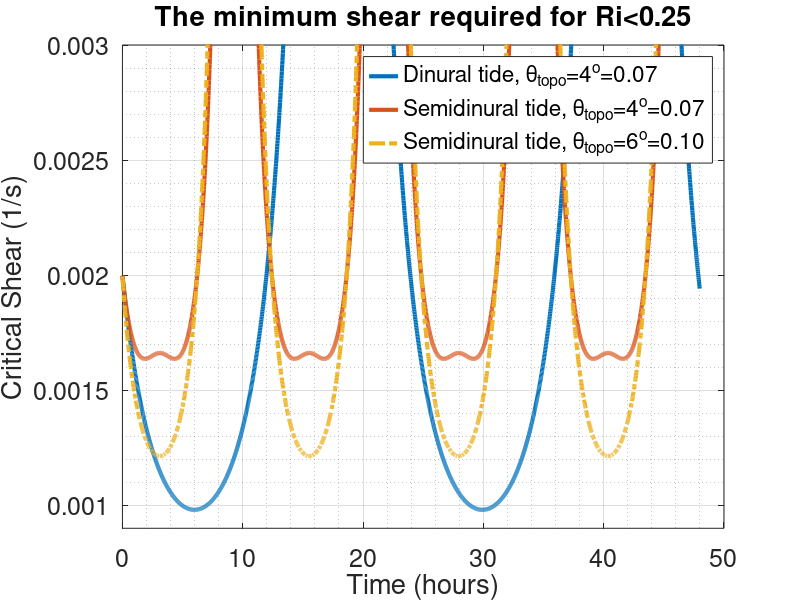

MATLAB code for this plot: (Note: this script raises an error after producing the figure.)

clear;close all;

%%%%%%%%%%%%%%%%%%%%%%%%%%%%%%%%%%%%%%%%
%%%%%%% Calculate Critical Shear %%%%%%%
%%%%%%%%%%%%%%%%%%%%%%%%%%%%%%%%%%%%%%%%
%%% Assume cross-canyon velocity is comparable to along-canyon velocity
%%%%%%%%%%%%%%%%%%%%%%%%%%%%%%%%%%%%%%%%

topo_slope = 4;
topo_slope_radian = 4/180*pi;
cos_slope = cosd(topo_slope);
sin_slope = sind(topo_slope);
tan_slope = tand(topo_slope);
N2_const = 1e-6;
f0 = 1.18e-4;

pi_const = 3.141592653589793;
% Ttide = 43200;
% Ttide = 12.4206012*3600;
Ttide = 23.93447213*3600;
omega = 2*pi_const/Ttide;

Ric = 0.25; %%% Critical Richardson number
% Ric = 0.1;

Sc = omega/tan_slope;  %%% Critical shear predicted by the linear theory when N^2 receaches zero
d = N2_const*cos_slope/Ric; %%% Define a constant

Bu = N2_const*topo_slope_radian^2/f0^2; %%% Slope Burger Number

%%% Two solutions for the quadratic equation
S1 = -d/2/Sc - 1/2*sqrt((d/Sc)^2+4*d)
S2 = -d/2/Sc + 1/2*sqrt((d/Sc)^2+4*d)
S3 = d/2/Sc + 1/2*sqrt((d/Sc)^2+4*d)
S4 = d/2/Sc - 1/2*sqrt((d/Sc)^2+4*d)


4*omega^2*Ric*cos_slope/N2_const/sin_slope^2


%%
%%%%%%%%%%%%%%%%%%%%%%%%%%%%%%%%%%%%%%%%
%%%%%%% Calculate Critical Shear %%%%%%%
%%%%%%%%%%%%%%%%%%%%%%%%%%%%%%%%%%%%%%%%
%%% Assume cross-canyon velocity is zero
%%%%%%%%%%%%%%%%%%%%%%%%%%%%%%%%%%%%%%%%

N2_const = 1e-6;
f0 = 1.18e-4;
pi_const = 3.141592653589793;
Ric = 0.25; %%% Critical Richardson number
tt = 1:60:86400*2;

topo_slope = 4;
Ttide = 23.93447213*3600;
omega = 2*pi_const/Ttide;
a = Ric*(cos(omega*tt)).^2;
b = N2_const*sind(topo_slope)/omega*sin(omega*tt);
c = -N2_const*cosd(topo_slope);

SS1_k1 = (-b+sqrt(b.^2-4*a*c))/2./a;
SS2_k1 = (-b-sqrt(b.^2-4*a*c))/2./a;

topo_slope = 4;
Ttide = 12.4206012*3600;
omega = 2*pi_const/Ttide;
a = Ric*(cos(omega*tt)).^2;
b = N2_const*sind(topo_slope)/omega*sin(omega*tt);
c = -N2_const*cosd(topo_slope);

SS1_m2 = (-b+sqrt(b.^2-4*a*c))/2./a;
SS2_m2 = (-b-sqrt(b.^2-4*a*c))/2./a;

topo_slope = 10;
Ttide = 12.4206012*3600;
omega = 2*pi_const/Ttide;
a = Ric*(cos(omega*tt)).^2;
b = N2_const*sind(topo_slope)/omega*sin(omega*tt);
c = -N2_const*cosd(topo_slope);

SS1_m2_slope6 = (-b+sqrt(b.^2-4*a*c))/2./a;
SS2_m2_slope6 = (-b-sqrt(b.^2-4*a*c))/2./a;

fontsize = 18;
figure(1)
clf;set(gcf,'color','w');
plot(tt/3600,SS1_k1,'LineWidth',3)
hold on;
plot(tt/3600,SS1_m2,'LineWidth',3)
plot(tt/3600,SS1_m2_slope6,'-.','LineWidth',3)
ylim([0.9 3]*1e-3);
hold on;
grid on;grid minor;
legend('Dinural tide, \theta_{topo}=4^o=0.07',...
    'Semidinural tide, \theta_{topo}=4^o=0.07',...
    'Semidinural tide, \theta_{topo}=6^o=0.10')
set(gca,'Fontsize',fontsize);
xlabel('Time (hours)')
ylabel('Critical Shear (1/s)')
title('The minimum shear required for Ri<0.25')





%%
%%%%%%%%%%%%%%%%%%%%%%%%%%%%%%%%%%%%%%%%
%%%%%%% Calculate Critical Shear %%%%%%%
%%%%%%%%%%%%%%%%%%%%%%%%%%%%%%%%%%%%%%%%
%%% Assume cross-canyon velocity is 1/5 of the along-canyon velocity
%%%%%%%%%%%%%%%%%%%%%%%%%%%%%%%%%%%%%%%%

N2_const = 1e-6;
f0 = 1.18e-4;
pi_const = 3.141592653589793;
Ric = 0.25; %%% Critical Richardson number
tt = 1:60:86400*2;

v_frac = 1/2; %%% cross-canyon velocity is 1/5 of the along-canyon velocity


topo_slope = 4;
Ttide = 23.93447213*3600;
omega = 2*pi_const/Ttide;
a = Ric*((cos(omega*tt)).^2+v_frac^2*(sin(omega*tt)).^2);
b = N2_const*sind(topo_slope)/omega*sin(omega*tt);
c = -N2_const*cosd(topo_slope);

SS1_k1 = (-b+sqrt(b.^2-4*a*c))/2./a;
SS2_k1 = (-b-sqrt(b.^2-4*a*c))/2./a;

topo_slope = 4;
Ttide = 12.4206012*3600;
omega = 2*pi_const/Ttide;
a = Ric*((cos(omega*tt)).^2+v_frac^2*(sin(omega*tt)).^2);
b = N2_const*sind(topo_slope)/omega*sin(omega*tt);
c = -N2_const*cosd(topo_slope);

SS1_m2 = (-b+sqrt(b.^2-4*a*c))/2./a;
SS2_m2 = (-b-sqrt(b.^2-4*a*c))/2./a;

topo_slope = 6;
Ttide = 12.4206012*3600;
omega = 2*pi_const/Ttide;
a = Ric*((cos(omega*tt)).^2+v_frac^2*(sin(omega*tt)).^2);
b = N2_const*sind(topo_slope)/omega*sin(omega*tt);
c = -N2_const*cosd(topo_slope);

SS1_m2_slope6 = (-b+sqrt(b.^2-4*a*c))/2./a;
SS2_m2_slope6 = (-b-sqrt(b.^2-4*a*c))/2./a;

fontsize = 18;
figure(1)
clf;set(gcf,'color','w');
plot(tt/3600,SS1_k1,'LineWidth',3)
hold on;
plot(tt/3600,SS1_m2,'LineWidth',3)
plot(tt/3600,SS1_m2_slope6,'-.','LineWidth',3)
ylim([0.9 3]*1e-3);
hold on;
grid on;grid minor;
legend('Dinural tide, \theta_{topo}=4^o=0.07',...
    'Semidinural tide, \theta_{topo}=4^o=0.07',...
    'Semidinural tide, \theta_{topo}=6^o=0.10')
set(gca,'Fontsize',fontsize);
xlabel('Time (hours)')
ylabel('Critical Shear (1/s)')
title('The minimum shear required for Ri<0.25')





%%

ne =1;
load_all

% No = nDumps;
No =24

%%% Predicted tidal velocity, include the velocity shear
utide = zeros(No,Nr);
% u_shear = 9e-4;
shearProfile = ones(1,Nr);
for k=1:Nr
    if((zz(k)-zz(Nr))<h_shear)
        shearProfile(k) = (zz(k)-zz(Nr))/h_shear;
    end
end

for o=1:No
    nIter = dumpIters(o);
    time_s = nIter.*deltaT; %%% time in seconds
    utide(o,:) = amp_tide*sin(omega*time_s+0.25*pi)*shearProfile;
end

dz_uN_tide = zeros(1,Nr);
N2 = zeros(No,Nr);
tt = zeros(No,Nr);

% N2(1,:) = N2_const;
dt = 3600;
hab = zz(end)-zz;

for o=1:No
    uu_tide = squeeze(utide(o,:)); 
    uN_tide = uu_tide*N2_const*sin_slope;
    dz_uN_tide(2:Nr)=-diff(uN_tide)./delR(2:Nr);   %%% u-grid, upper level
    if(o>1)
        N2(o,:) = N2(o-1,:)-dz_uN_tide*dt;
    end
    tt(o,:) = N2(o,:)/gravity/tAlpha.*hab;
end

figure(1)
pcolor(N2');axis ij;shading flat;colorbar;colormap(redblue);
% clim([0 2e-6])
clim([-1e-6 1e-6])

figure(2)
pcolor(tt');axis ij;shading flat;colorbar;colormap(redblue);
clim([-0.1 0.1])

figure(3)
pcolor(utide');axis ij;shading flat;colorbar;colormap(redblue);clim([-0.2 0.2])

